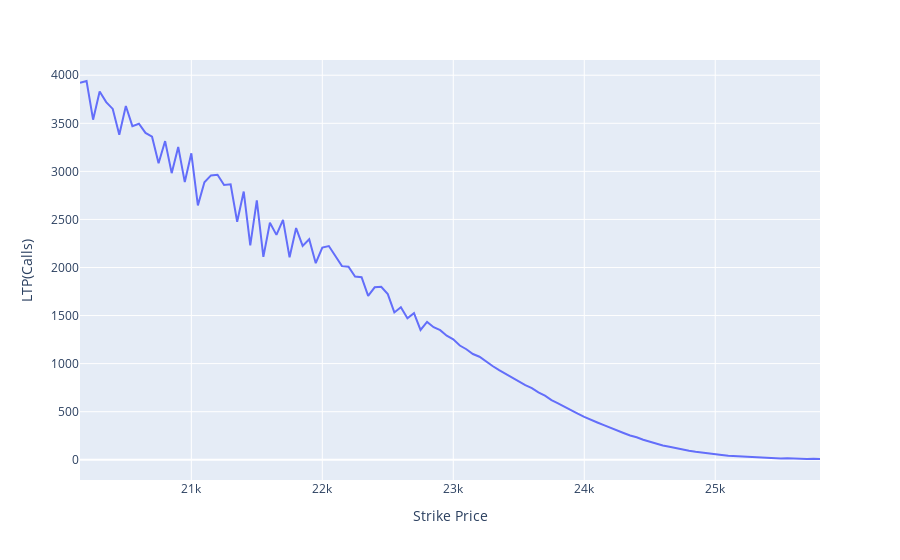

Source (notebook cell):
### Code cell
S = np.linspace(10000, 30000, 114)
fig  = px.line(df2, x ='Strike Price', y = 'LTP(Calls)')
fig.show()
